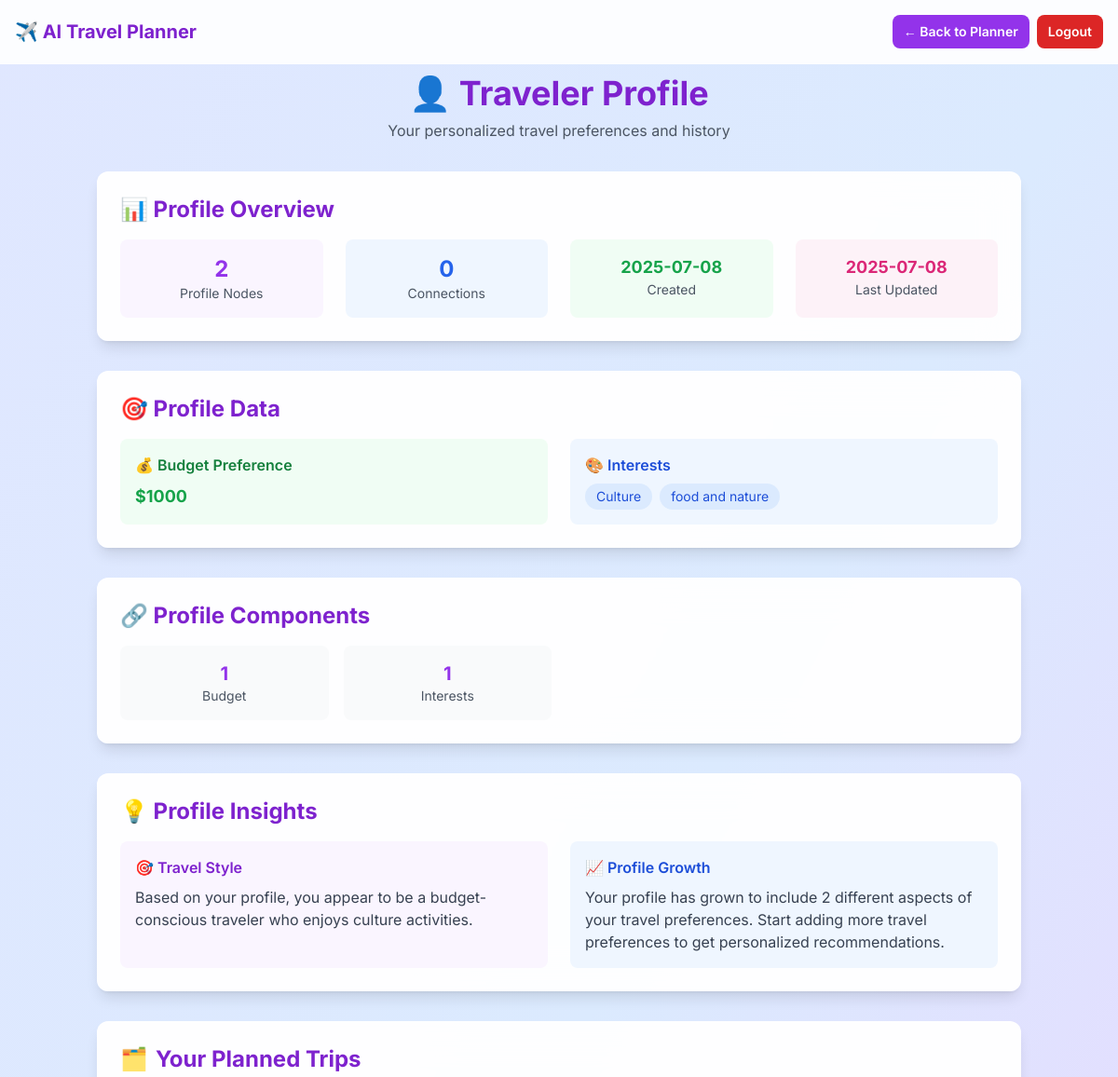
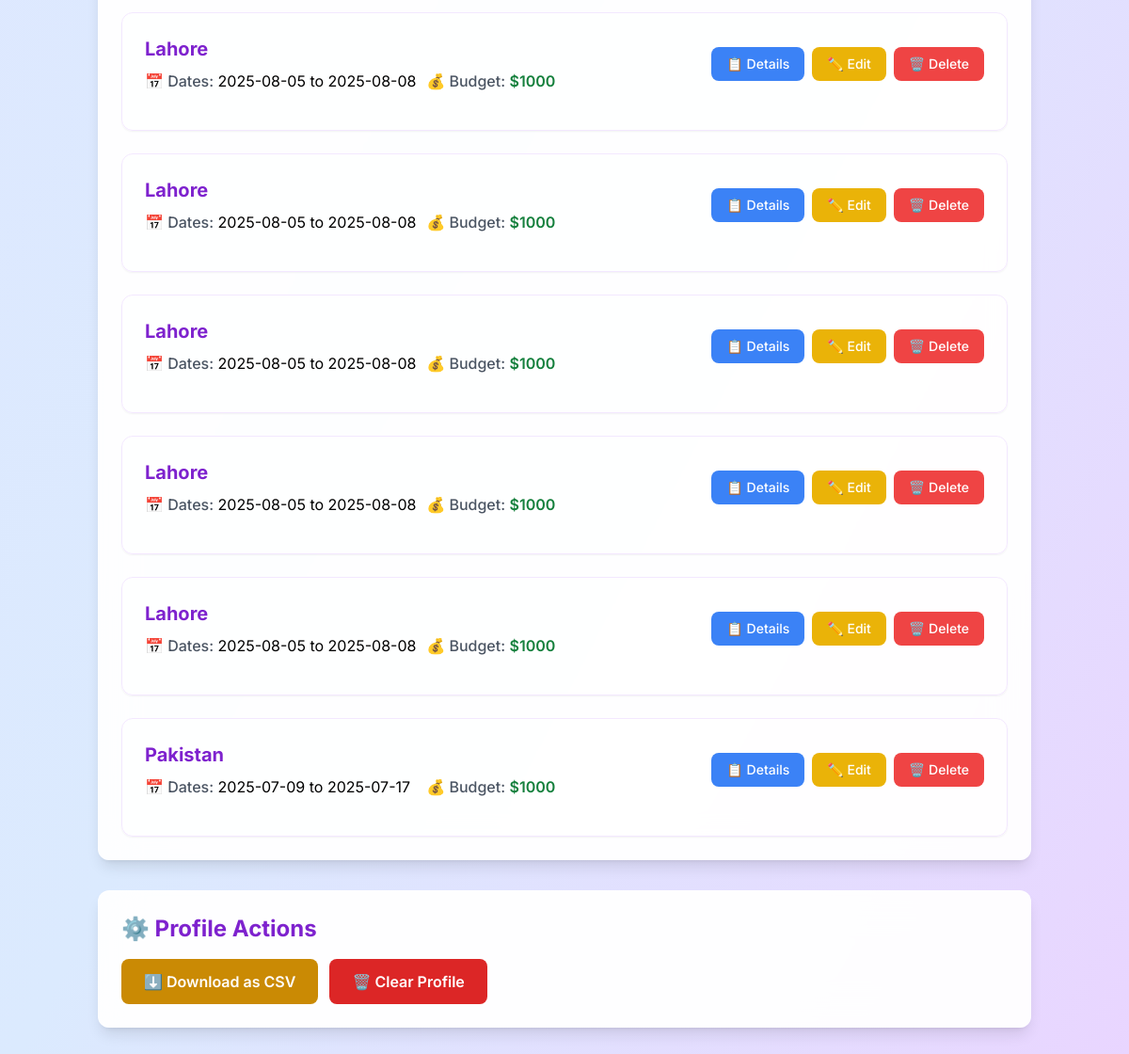
The app's page /profile (signed in) with its own data (2 pictures, top to bottom).
### traveler_planner.py (models this page shows)
class TravelerProfile(db.Model):
    id = db.Column(db.Integer, primary_key=True)
    user_id = db.Column(db.Integer, db.ForeignKey('user.id'), nullable=False)
    budget = db.Column(db.String(50))
    interests = db.Column(db.String(200))  # Comma-separated
    preferences = db.Column(db.String(200))

class TravelPlan(db.Model):
    id = db.Column(db.Integer, primary_key=True)
    user_id = db.Column(db.Integer, db.ForeignKey('user.id'), nullable=False)
    destination = db.Column(db.String(100))
    departure_city = db.Column(db.String(100))
    checkin_date = db.Column(db.String(20))
    checkout_date = db.Column(db.String(20))
    days = db.Column(db.Integer)
    budget = db.Column(db.String(50))
    preferences = db.Column(db.String(200))
    itinerary = db.Column(db.Text)  # Store as JSON string
    created_at = db.Column(db.DateTime, default=db.func.current_timestamp())

### traveler_planner.py (the view)
@app.route("/profile")
@login_required
def view_profile():
    user_id = session.get('user_id')
    sync_profile_from_database(user_id)
    profile_summary = traveler_profiles.get_profile_summary(str(user_id))
    user_plans = TravelPlan.query.filter_by(user_id=user_id).order_by(TravelPlan.created_at.desc()).all()
    plans_with_details = []
    for plan in user_plans:
        details = {}
        try:
            details = json.loads(plan.itinerary) if plan.itinerary else {}
        except Exception as e:
            print(f"[DEBUG] Error parsing itinerary for plan {plan.id}: {e}")
            details = {}
        print(f"[DEBUG] Plan ID: {plan.id}, Details: {details}")
        plans_with_details.append({'plan': plan, 'details': details})
    return render_template("profile.html", profile_summary=profile_summary, plans_with_details=plans_with_details)

### traveler_planner.py (called while the page is built)
def login_required(f):
    @wraps(f)
    def decorated_function(*args, **kwargs):
        if 'user_id' not in session:
            flash('Please log in to access this page.', 'error')
            return redirect(url_for('login'))
        return f(*args, **kwargs)
    return decorated_function

def sync_profile_from_database(user_id):
    db_profile = TravelerProfile.query.filter_by(user_id=user_id).first()
    if not db_profile:
        return
    if str(user_id) not in traveler_profiles.profiles:
        traveler_profiles.create_profile(str(user_id))
    if db_profile.budget:
        traveler_profiles.update_budget_profile(str(user_id), db_profile.budget)
    if db_profile.interests:
        interests = [interest.strip() for interest in db_profile.interests.split(',') if interest.strip()]
        traveler_profiles.update_interests_profile(str(user_id), interests)

### traveler_profile.py (called while the page is built)
    def update_budget_profile(self, user_id: str, budget_range: str, preferred_currency: str = "USD") -> str:
        budget_data = {
            'budget_range': budget_range,
            'currency': preferred_currency,
            'last_updated': datetime.now().isoformat()
        }
        existing_budget = None
        for node_id, node_info in self.profiles.get(user_id, {}).get('nodes', {}).items():
            if node_info['type'] == 'budget':
                existing_budget = node_id
                break
        if existing_budget:
            self.profiles[user_id]['nodes'][existing_budget]['data'].update(budget_data)
            return existing_budget
        else:
            return self.add_node(user_id, 'budget', budget_data)

    def update_interests_profile(self, user_id: str, interests: List[str]) -> str:
        interests_data = {
            'interests': interests,
            'count': len(interests),
            'last_updated': datetime.now().isoformat()
        }
        existing_interests = None
        for node_id, node_info in self.profiles.get(user_id, {}).get('nodes', {}).items():
            if node_info['type'] == 'interests':
                existing_interests = node_id
                break
        if existing_interests:
            self.profiles[user_id]['nodes'][existing_interests]['data'].update(interests_data)
            return existing_interests
        else:
            return self.add_node(user_id, 'interests', interests_data)

### templates/profile.html (shortened to what this page needs)
<!DOCTYPE html>
<html lang="en">
<head>
  <script src="https://cdn.tailwindcss.com"></script>
</head>
<body class="bg-gradient-to-br from-indigo-100 via-blue-100 to-purple-200 font-[Inter] min-h-screen">
  <div class="fixed top-0 left-0 right-0 z-30 p-2 sm:p-4 flex flex-wrap items-center justify-between gap-1 sm:gap-2 bg-white/90 backdrop-blur-sm border-b border-white/20">
    <div class="flex items-center gap-1 sm:gap-2">
      <h1 class="text-base sm:text-lg md:text-xl font-bold text-purple-700">✈️ AI Travel Planner</h1>
    </div>
    <div class="flex items-center gap-1 sm:gap-2">
      <a href="/" class="px-2 sm:px-3 py-1.5 sm:py-2 bg-purple-600 hover:bg-purple-700 text-white rounded-lg font-semibold text-xs sm:text-sm">← Back to Planner</a>
      <a href="/logout" class="px-2 sm:px-3 py-1.5 sm:py-2 bg-red-600 hover:bg-red-700 text-white rounded-lg font-semibold text-xs sm:text-sm">Logout</a>
    </div>
  </div>
  <div class="container mx-auto px-2 sm:px-4 py-4 sm:py-8 pt-16 sm:pt-20">
    <div class="text-center mb-4 sm:mb-6 md:mb-8">
      <h1 class="text-2xl sm:text-3xl md:text-4xl font-bold text-purple-700 mb-2">
        👤 Traveler Profile
      </h1>
      <p class="text-gray-600 text-xs sm:text-sm md:text-base">Your personalized travel preferences and history</p>
    </div>
    {% if profile_summary %}
    <div class="glass-effect rounded-lg sm:rounded-xl shadow-lg p-3 sm:p-4 md:p-6 mb-4 sm:mb-6 md:mb-8">
      <h2 class="text-lg sm:text-xl md:text-2xl font-bold text-purple-700 mb-2 sm:mb-3 md:mb-4">📊 Profile Overview</h2>
      <div class="grid grid-cols-2 md:grid-cols-4 gap-2 sm:gap-3 md:gap-6">
        <div class="text-center p-2 sm:p-3 md:p-4 bg-purple-50 rounded-lg">
          <div class="text-lg sm:text-xl md:text-2xl font-bold text-purple-600">{{ profile_summary.node_count }}</div>
          <div class="text-xs sm:text-sm text-gray-600">Profile Nodes</div>
        </div>
        <div class="text-center p-2 sm:p-3 md:p-4 bg-blue-50 rounded-lg">
          <div class="text-lg sm:text-xl md:text-2xl font-bold text-blue-600">{{ profile_summary.edge_count }}</div>
          <div class="text-xs sm:text-sm text-gray-600">Connections</div>
        </div>
        <div class="text-center p-2 sm:p-3 md:p-4 bg-green-50 rounded-lg">
          <div class="text-xs sm:text-sm md:text-lg font-bold text-green-600">{{ profile_summary.created_at[:10] }}</div>
          <div class="text-xs sm:text-sm text-gray-600">Created</div>
        </div>
        <div class="text-center p-2 sm:p-3 md:p-4 bg-pink-50 rounded-lg">
          <div class="text-xs sm:text-sm md:text-lg font-bold text-pink-600">{{ profile_summary.last_updated[:10] }}</div>
          <div class="text-xs sm:text-sm text-gray-600">Last Updated</div>
        </div>
      </div>
    </div>
    <div class="glass-effect rounded-lg sm:rounded-xl shadow-lg p-3 sm:p-4 md:p-6 mb-4 sm:mb-6 md:mb-8">
      <h2 class="text-lg sm:text-xl md:text-2xl font-bold text-purple-700 mb-2 sm:mb-3 md:mb-4">🎯 Profile Data</h2>
      <div class="grid grid-cols-1 md:grid-cols-2 gap-3 sm:gap-4 md:gap-6">
        {% if profile_summary.profile_data.budget %}
        <div class="p-2 sm:p-3 md:p-4 bg-green-50 rounded-lg">
          <h3 class="font-semibold text-green-700 mb-1 sm:mb-2 text-xs sm:text-sm md:text-base">💰 Budget Preference</h3>
          <p class="text-sm sm:text-base md:text-lg font-bold text-green-600">{{ profile_summary.profile_data.budget }}</p>
        </div>
        {% endif %}
        {% if profile_summary.profile_data.interests %}
        <div class="p-2 sm:p-3 md:p-4 bg-blue-50 rounded-lg">
          <h3 class="font-semibold text-blue-700 mb-1 sm:mb-2 text-xs sm:text-sm md:text-base">🎨 Interests</h3>
          <div class="flex flex-wrap gap-1 sm:gap-2">
            {% for interest in profile_summary.profile_data.interests %}
            <span class="px-1 sm:px-2 md:px-3 py-1 bg-blue-100 text-blue-700 rounded-full text-xs sm:text-sm">{{ interest }}</span>
            {% endfor %}
          </div>
        </div>
        {% endif %}
      </div>
    </div>
    <div class="glass-effect rounded-lg sm:rounded-xl shadow-lg p-3 sm:p-4 md:p-6 mb-4 sm:mb-6 md:mb-8">
      <h2 class="text-lg sm:text-xl md:text-2xl font-bold text-purple-700 mb-2 sm:mb-3 md:mb-4">🔗 Profile Components</h2>
      <div class="grid grid-cols-2 md:grid-cols-4 gap-2 sm:gap-3 md:gap-4">
        {% for node_type, count in profile_summary.node_types.items() %}
        <div class="text-center p-2 sm:p-3 md:p-4 bg-gray-50 rounded-lg">
          <div class="text-sm sm:text-lg md:text-xl font-bold text-purple-600">{{ count }}</div>
          <div class="text-xs sm:text-sm text-gray-600 capitalize">{{ node_type.replace('_', ' ') }}</div>
        </div>
        {% endfor %}
      </div>
    </div>
    <div class="glass-effect rounded-lg sm:rounded-xl shadow-lg p-3 sm:p-4 md:p-6 mb-4 sm:mb-6 md:mb-8">
      <h2 class="text-lg sm:text-xl md:text-2xl font-bold text-purple-700 mb-2 sm:mb-3 md:mb-4">💡 Profile Insights</h2>
      <div class="grid grid-cols-1 md:grid-cols-2 gap-3 sm:gap-4 md:gap-6">
        <div class="p-2 sm:p-3 md:p-4 bg-purple-50 rounded-lg">
          <h3 class="font-semibold text-purple-700 mb-1 sm:mb-2 text-xs sm:text-sm md:text-base">🎯 Travel Style</h3>
          <p class="text-gray-700 text-xs sm:text-sm md:text-base">
            Based on your profile, you appear to be a
            {% if profile_summary.profile_data.budget and '1000' in profile_summary.profile_data.budget %}
              budget-conscious traveler
            {% elif profile_summary.profile_data.budget and '5000' in profile_summary.profile_data.budget %}
              luxury traveler
            {% else %}
              balanced traveler
            {% endif %}
            {% if profile_summary.profile_data.interests %}
              who enjoys {{ profile_summary.profile_data.interests[0]|lower }} activities.
            {% else %}
              with diverse interests.
            {% endif %}
          </p>
        </div>
        <div class="p-2 sm:p-3 md:p-4 bg-blue-50 rounded-lg">
          <h3 class="font-semibold text-blue-700 mb-1 sm:mb-2 text-xs sm:text-sm md:text-base">📈 Profile Growth</h3>
          <p class="text-gray-700 text-xs sm:text-sm md:text-base">
            Your profile has grown to include {{ profile_summary.node_count }} different aspects of your travel preferences.
            {% if profile_summary.node_count > 5 %}
              This comprehensive profile helps us provide highly personalized recommendations!
            {% elif profile_summary.node_count > 2 %}
              Keep adding more preferences to get even better recommendations.
            {% else %}
              Start adding more travel preferences to get personalized recommendations.
            {% endif %}
          </p>
        </div>
      </div>
    </div>
    {% if plans_with_details and plans_with_details|length > 0 %}
      <div class="glass-effect rounded-lg sm:rounded-xl shadow-lg p-3 sm:p-4 md:p-6 mb-4 sm:mb-6 md:mb-8">
        <h2 class="text-lg sm:text-xl md:text-2xl font-bold text-purple-700 mb-2 sm:mb-3 md:mb-4 flex items-center">
          <span class="mr-2">🗂️</span> Your Planned Trips
        </h2>
        <div class="space-y-3 sm:space-y-4 md:space-y-6">
          {% for item in plans_with_details %}
            <div class="bg-white/50 rounded-lg sm:rounded-xl p-3 sm:p-4 md:p-6 shadow-sm border border-purple-100">
              <div class="flex flex-col sm:flex-row sm:items-center sm:justify-between gap-2 sm:gap-3 mb-3 sm:mb-4">
                <div class="flex-1">
                  <h3 class="text-base sm:text-lg md:text-xl font-bold text-purple-700 mb-1 sm:mb-2">{{ item.plan.destination }}</h3>
                  <div class="grid grid-cols-1 sm:grid-cols-2 gap-1 sm:gap-2 text-xs sm:text-sm md:text-base">
                    <div><span class="font-medium text-gray-600">📅 Dates:</span> {{ item.plan.checkin_date }} to {{ item.plan.checkout_date }}</div>
                    <div><span class="font-medium text-gray-600">💰 Budget:</span> <span class="text-green-700 font-semibold">{{ item.plan.budget }}</span></div>
                  </div>
                </div>
                <div class="flex flex-wrap gap-1 sm:gap-2">
                  <button type="button" onclick="toggleDetails({{ loop.index0 }})" class="px-2 sm:px-3 md:px-4 py-1.5 sm:py-2 bg-blue-500 hover:bg-blue-600 text-white rounded-lg text-xs sm:text-sm font-medium transition-colors min-h-[32px] touch-manipulation">
                    📋 Details
                  </button>
                  <a href="/plan/{{ item.plan.id }}/edit" class="px-2 sm:px-3 md:px-4 py-1.5 sm:py-2 bg-yellow-500 hover:bg-yellow-600 text-white rounded-lg text-xs sm:text-sm font-medium transition-colors min-h-[32px] touch-manipulation">
                    ✏️ Edit
                  </a>
                  <form action="/plan/{{ item.plan.id }}/delete" method="POST" style="display:inline;" onsubmit="return confirm('Are you sure you want to delete this plan?');">
                    <button type="submit" class="px-2 sm:px-3 md:px-4 py-1.5 sm:py-2 bg-red-500 hover:bg-red-600 text-white rounded-lg text-xs sm:text-sm font-medium transition-colors cursor-pointer min-h-[32px] touch-manipulation">
                      🗑️ Delete
                    </button>
                  </form>
                </div>
              </div>
            </div>
          {% endfor %}
        </div>
      </div>
    {% endif %}
    <div class="glass-effect rounded-lg sm:rounded-xl shadow-lg p-3 sm:p-4 md:p-6 mb-4 sm:mb-6 md:mb-8">
      <h2 class="text-lg sm:text-xl md:text-2xl font-bold text-purple-700 mb-2 sm:mb-3 md:mb-4">⚙️ Profile Actions</h2>
      <div class="flex flex-wrap gap-2 sm:gap-3">
        <a href="/download_profile_csv" class="px-3 sm:px-4 md:px-6 py-2 md:py-3 bg-yellow-600 hover:bg-yellow-700 text-white font-semibold rounded-lg text-xs sm:text-sm md:text-base transition-colors min-h-[32px] touch-manipulation">
          ⬇️ Download as CSV
        </a>
        <button onclick="clearProfile()" class="px-3 sm:px-4 md:px-6 py-2 md:py-3 bg-red-600 hover:bg-red-700 text-white font-semibold rounded-lg text-xs sm:text-sm md:text-base transition-colors min-h-[32px] touch-manipulation">
          🗑️ Clear Profile
        </button>
      </div>
    </div>
    {% endif %}
  </div>
</body>
</html>

### templates/profile.html (style rules this page uses)
.glass-effect { background: rgba(255, 255, 255, 0.95); backdrop-filter: blur(20px); border: 1px solid rgba(255, 255, 255, 0.2); }

### records on screen
TravelerProfile: profile_data.budget "$1000"
TravelPlan: plan.destination "Lahore", plan.checkin_date "2025-08-05", plan.checkout_date "2025-08-08", plan.budget "$1000"
TravelPlan: plan.destination "Lahore", plan.checkin_date "2025-08-05", plan.checkout_date "2025-08-08", plan.budget "$1000"
TravelPlan: plan.destination "Lahore", plan.checkin_date "2025-08-05", plan.checkout_date "2025-08-08", plan.budget "$1000"
TravelPlan: plan.destination "Lahore", plan.checkin_date "2025-08-05", plan.checkout_date "2025-08-08", plan.budget "$1000"
TravelPlan: plan.destination "Lahore", plan.checkin_date "2025-08-05", plan.checkout_date "2025-08-08", plan.budget "$1000"
TravelPlan: plan.destination "Pakistan", plan.checkin_date "2025-07-09", plan.checkout_date "2025-07-17", plan.budget "$1000"

### other values on screen
{{ profile_summary.node_count }} "2"
{{ profile_summary.edge_count }} "0"
{{ profile_summary.created_at[:10] }} "2025-07-08"
{{ profile_summary.last_updated[:10] }} "2025-07-08"
{{ interest }} "Culture" "food and nature"
{{ count }} "1" "1"
{{ node_type.replace('_', ' ') }} "Budget" "Interests"
{{ profile_summary.profile_data.interests[0]|lower }} "culture"
